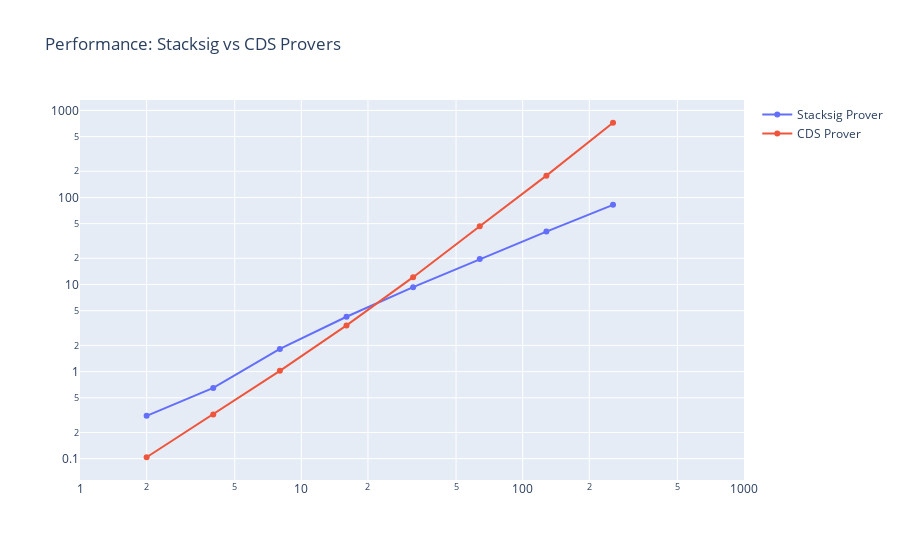

The notebook cell saved with this chart:
### Code cell
import plotly.graph_objects as go

fig = go.Figure(
    layout=go.Layout(
        title="Performance: Stacksig vs CDS Provers",
    )
)

fig.add_trace(
    go.Scatter(x=x[:8], y=y1[:8], mode="lines+markers", name="Stacksig Prover")
)

fig.add_trace(go.Scatter(x=x[:8], y=y2, mode="lines+markers", name="CDS Prover"))

# fig.add_trace(go.Scatter(x=x[:8], y=y3, mode="lines+markers", name="Stacksig Verifier"))
# fig.add_trace(go.Scatter(x=x[:8], y=y4, mode="lines+markers", name="CDS Verifier"))

fig.update_xaxes(type="log", range=[0,3])
fig.update_yaxes(type="log")

### Figure 1 — Plotly figure (JSON) as saved in the notebook; plotly's stock layout.template omitted (floating-point values rounded to 4 significant figures)
{"data": [{"mode": "lines+markers", "name": "Stacksig Prover", "type": "scatter", "x": [2, 4, 8, 16, 32, 64, 128, 256], "y": [0.31, 0.6489, 1.822, 4.263, 9.326, 19.62, 40.58, 82.24]}, {"mode": "lines+markers", "name": "CDS Prover", "type": "scatter", "x": [2, 4, 8, 16, 32, 64, 128, 256], "y": [0.1037, 0.3223, 1.021, 3.39, 12.15, 46.63, 178.1, 721.5, null, null, null, null, null, null, null, null, null]}], "layout": {"title": {"text": "Performance: Stacksig vs CDS Provers"}, "xaxis": {"range": [0, 3], "type": "log"}, "yaxis": {"type": "log"}}}
